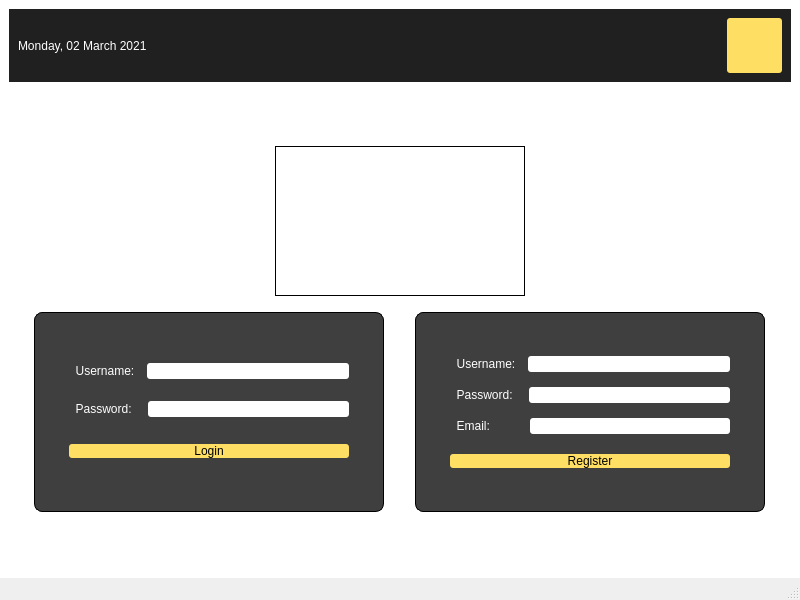
<?xml version="1.0" encoding="UTF-8"?>
<ui version="4.0">
 <class>MainWindow</class>
 <widget class="QMainWindow" name="MainWindow">
  <property name="geometry">
   <rect>
    <x>0</x>
    <y>0</y>
    <width>800</width>
    <height>600</height>
   </rect>
  </property>
  <property name="windowTitle">
   <string>MainWindow</string>
  </property>
  <property name="styleSheet">
   <string notr="true">#centralwidget { background:#FFFFFF; }

#topPanel { 
    background:  #202020;

}

#rForm { 
 background: #3F3F3F;
 border-radius: 8px;
}

QLabel { color: white; }
QLineEdit { border-radius: 3px; }

#loginForm { 
 background: #3F3F3F;
 border-radius: 8px;
}


QPushButton {
    color: black;
    background-color: #FFDF63;
    border-width: 0px;
    border-radius: 3px;
}</string>
  </property>
  <widget class="QWidget" name="centralwidget">
   <layout class="QVBoxLayout" name="verticalLayout">
    <item>
     <widget class="QWidget" name="topPanel" native="true">
      <layout class="QHBoxLayout" name="horizontalLayout_3">
       <item>
        <widget class="QLabel" name="updateTime">
         <property name="styleSheet">
          <string notr="true">color: white;</string>
         </property>
         <property name="text">
          <string>Monday, 02 March 2021</string>
         </property>
        </widget>
       </item>
       <item>
        <spacer name="horizontalSpacer">
         <property name="orientation">
          <enum>Qt::Horizontal</enum>
         </property>
         <property name="sizeHint" stdset="0">
          <size>
           <width>40</width>
           <height>20</height>
          </size>
         </property>
        </spacer>
       </item>
       <item>
        <widget class="QPushButton" name="quitButton">
         <property name="sizePolicy">
          <sizepolicy hsizetype="Fixed" vsizetype="Fixed">
           <horstretch>0</horstretch>
           <verstretch>0</verstretch>
          </sizepolicy>
         </property>
         <property name="minimumSize">
          <size>
           <width>55</width>
           <height>55</height>
          </size>
         </property>
         <property name="text">
          <string/>
         </property>
        </widget>
       </item>
      </layout>
     </widget>
    </item>
    <item>
     <spacer name="verticalSpacer_4">
      <property name="orientation">
       <enum>Qt::Vertical</enum>
      </property>
      <property name="sizeHint" stdset="0">
       <size>
        <width>20</width>
        <height>40</height>
       </size>
      </property>
     </spacer>
    </item>
    <item>
     <layout class="QHBoxLayout" name="horizontalLayout_4">
      <property name="topMargin">
       <number>0</number>
      </property>
      <item>
       <widget class="QLabel" name="logo">
        <property name="sizePolicy">
         <sizepolicy hsizetype="Fixed" vsizetype="Fixed">
          <horstretch>0</horstretch>
          <verstretch>0</verstretch>
         </sizepolicy>
        </property>
        <property name="minimumSize">
         <size>
          <width>250</width>
          <height>150</height>
         </size>
        </property>
        <property name="styleSheet">
         <string notr="true">border: 1px solid;
</string>
        </property>
        <property name="text">
         <string/>
        </property>
        <property name="pixmap">
         <pixmap>../../LOGO.png</pixmap>
        </property>
        <property name="scaledContents">
         <bool>false</bool>
        </property>
        <property name="alignment">
         <set>Qt::AlignCenter</set>
        </property>
        <property name="wordWrap">
         <bool>false</bool>
        </property>
       </widget>
      </item>
     </layout>
    </item>
    <item>
     <spacer name="verticalSpacer_5">
      <property name="orientation">
       <enum>Qt::Vertical</enum>
      </property>
      <property name="sizeType">
       <enum>QSizePolicy::Fixed</enum>
      </property>
      <property name="sizeHint" stdset="0">
       <size>
        <width>20</width>
        <height>10</height>
       </size>
      </property>
     </spacer>
    </item>
    <item>
     <layout class="QHBoxLayout" name="horizontalLayout_5">
      <property name="topMargin">
       <number>0</number>
      </property>
      <item>
       <widget class="QWidget" name="loginForm" native="true">
        <property name="sizePolicy">
         <sizepolicy hsizetype="Fixed" vsizetype="Fixed">
          <horstretch>0</horstretch>
          <verstretch>0</verstretch>
         </sizepolicy>
        </property>
        <property name="minimumSize">
         <size>
          <width>350</width>
          <height>200</height>
         </size>
        </property>
        <property name="styleSheet">
         <string notr="true">#loginForm { border: 1px solid; }
</string>
        </property>
        <layout class="QVBoxLayout" name="verticalLayout_3">
         <property name="leftMargin">
          <number>35</number>
         </property>
         <property name="topMargin">
          <number>35</number>
         </property>
         <property name="rightMargin">
          <number>35</number>
         </property>
         <property name="bottomMargin">
          <number>35</number>
         </property>
         <item>
          <layout class="QHBoxLayout" name="horizontalLayout_2">
           <item>
            <widget class="QLabel" name="label">
             <property name="text">
              <string>  Username:  </string>
             </property>
            </widget>
           </item>
           <item>
            <widget class="QLineEdit" name="username"/>
           </item>
          </layout>
         </item>
         <item>
          <layout class="QHBoxLayout" name="horizontalLayout">
           <item>
            <widget class="QLabel" name="label_2">
             <property name="text">
              <string>  Password:   </string>
             </property>
            </widget>
           </item>
           <item>
            <widget class="QLineEdit" name="password"/>
           </item>
          </layout>
         </item>
         <item>
          <spacer name="verticalSpacer_2">
           <property name="orientation">
            <enum>Qt::Vertical</enum>
           </property>
           <property name="sizeType">
            <enum>QSizePolicy::Fixed</enum>
           </property>
           <property name="sizeHint" stdset="0">
            <size>
             <width>0</width>
             <height>5</height>
            </size>
           </property>
          </spacer>
         </item>
         <item>
          <widget class="QPushButton" name="loginButton">
           <property name="text">
            <string>Login</string>
           </property>
          </widget>
         </item>
        </layout>
       </widget>
      </item>
      <item>
       <widget class="QWidget" name="rForm" native="true">
        <property name="sizePolicy">
         <sizepolicy hsizetype="Fixed" vsizetype="Fixed">
          <horstretch>0</horstretch>
          <verstretch>0</verstretch>
         </sizepolicy>
        </property>
        <property name="minimumSize">
         <size>
          <width>350</width>
          <height>200</height>
         </size>
        </property>
        <property name="styleSheet">
         <string notr="true">#rForm { border: 1px solid; }</string>
        </property>
        <layout class="QVBoxLayout" name="verticalLayout_2">
         <property name="leftMargin">
          <number>35</number>
         </property>
         <property name="topMargin">
          <number>35</number>
         </property>
         <property name="rightMargin">
          <number>35</number>
         </property>
         <property name="bottomMargin">
          <number>35</number>
         </property>
         <item>
          <layout class="QHBoxLayout" name="horizontalLayout_8">
           <item>
            <widget class="QLabel" name="label_3">
             <property name="text">
              <string>  Username:  </string>
             </property>
            </widget>
           </item>
           <item>
            <widget class="QLineEdit" name="rUsername"/>
           </item>
          </layout>
         </item>
         <item>
          <layout class="QHBoxLayout" name="horizontalLayout_7">
           <item>
            <widget class="QLabel" name="label_4">
             <property name="text">
              <string>  Password:   </string>
             </property>
            </widget>
           </item>
           <item>
            <widget class="QLineEdit" name="rPassword"/>
           </item>
          </layout>
         </item>
         <item>
          <layout class="QHBoxLayout" name="horizontalLayout_6">
           <item>
            <widget class="QLabel" name="label_5">
             <property name="text">
              <string>  Email:          </string>
             </property>
            </widget>
           </item>
           <item>
            <widget class="QLineEdit" name="email"/>
           </item>
          </layout>
         </item>
         <item>
          <spacer name="verticalSpacer_3">
           <property name="orientation">
            <enum>Qt::Vertical</enum>
           </property>
           <property name="sizeType">
            <enum>QSizePolicy::Fixed</enum>
           </property>
           <property name="sizeHint" stdset="0">
            <size>
             <width>0</width>
             <height>5</height>
            </size>
           </property>
          </spacer>
         </item>
         <item>
          <widget class="QPushButton" name="registerButton">
           <property name="text">
            <string>Register</string>
           </property>
          </widget>
         </item>
        </layout>
       </widget>
      </item>
     </layout>
    </item>
    <item>
     <spacer name="verticalSpacer">
      <property name="orientation">
       <enum>Qt::Vertical</enum>
      </property>
      <property name="sizeHint" stdset="0">
       <size>
        <width>20</width>
        <height>40</height>
       </size>
      </property>
     </spacer>
    </item>
   </layout>
  </widget>
  <widget class="QMenuBar" name="menubar">
   <property name="geometry">
    <rect>
     <x>0</x>
     <y>0</y>
     <width>800</width>
     <height>22</height>
    </rect>
   </property>
  </widget>
  <widget class="QStatusBar" name="statusbar"/>
 </widget>
 <resources/>
 <connections/>
</ui>
